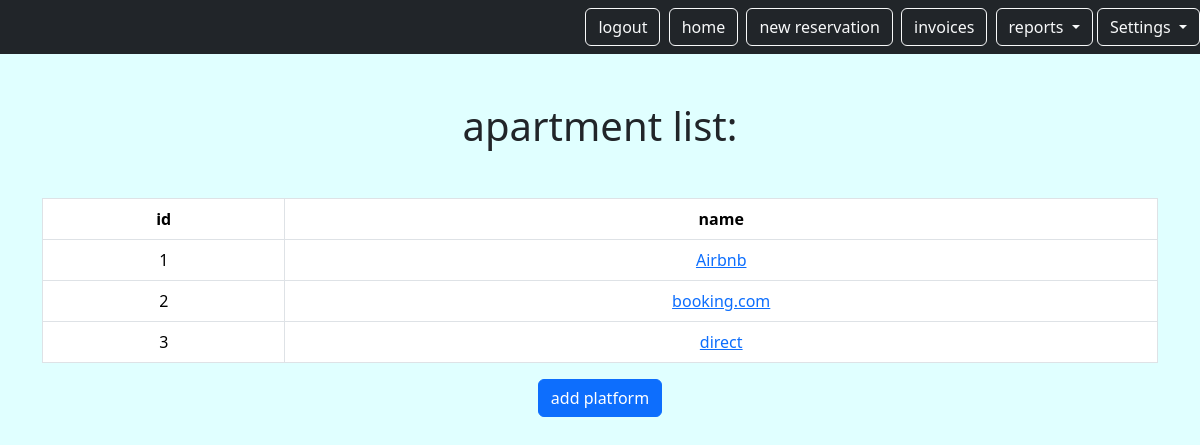
Page /mini/platform (signed in) on the earlier database version.
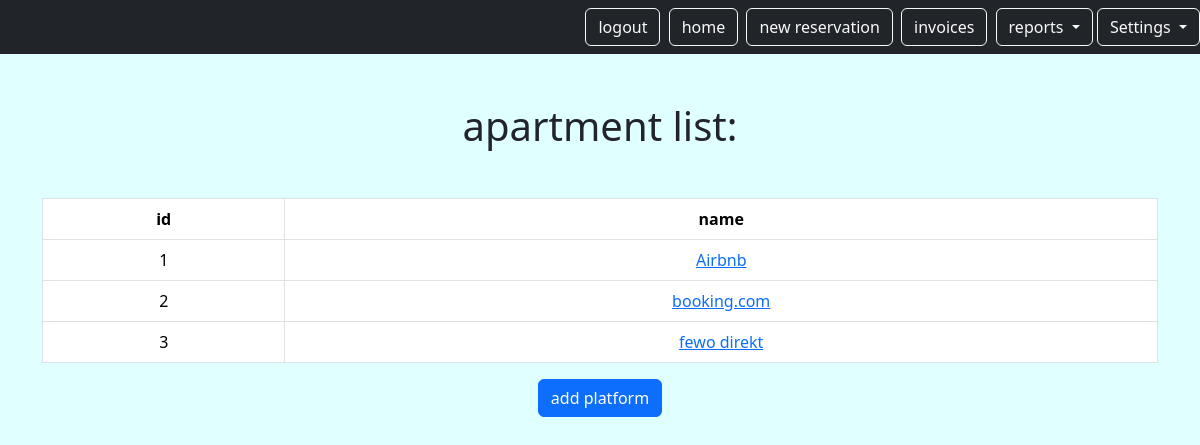
Same page on the later database version.
### reservation/models.py (models this page shows, shortened)
class Platform(models.Model):
    user = models.ForeignKey(
        CustomUser,
        on_delete=models.CASCADE,
        related_name="platform",
        null=True,
        blank=True,
    )
    id = models.AutoField(primary_key=True)
    name = models.CharField(max_length=255, blank=True)
    address = models.CharField(max_length=255, blank=True)
    kundennummer = models.CharField(max_length=255, blank=True)
    tel = models.CharField(max_length=255, blank=True)
    login = models.CharField(max_length=255, blank=True)
    url = models.URLField(blank=True, null=True)

### reservation/views.py (the view)
# urls.py: path("platform", views.PltListView.as_view(), name="platform.list"),
class PltListView(LoginRequiredMixin, ListView):
    model = Platform
    template_name = "platform/plt_list.html"
    context_object_name = "platform"
    login_url = LOGIN_URL
    def get_queryset(self):
        return self.request.user.platform.all()

### reservation/templates/platform/plt_list.html
{% extends "base.html" %}
{% block content %}
<h1 class="my-5">apartment list:</h1>
    <div class="table-responsive">
        <table class="table table-bordered">
            <thead>
                <tr>
                    <th>id</th>
                    <th>name</th>
                </tr>
            </thead>
            <tbody>
                {% for plt in platform %}
                <tr>
                    <td>{{plt.id}}</td>
                    <td> <a href="{% url 'platform.detail' pk=plt.id %}">
                        {{plt.name}}
                    </a></td>
                        </tr>
                {% endfor %}
            </tbody>
        </table>
        <a href="{%url 'platform.new' %}" class="btn btn-primary">add platform</a>
    </div>
{% endblock %}

Differences in the rows shown:
changed Platform id 3: name "direct" → "fewo direkt"
